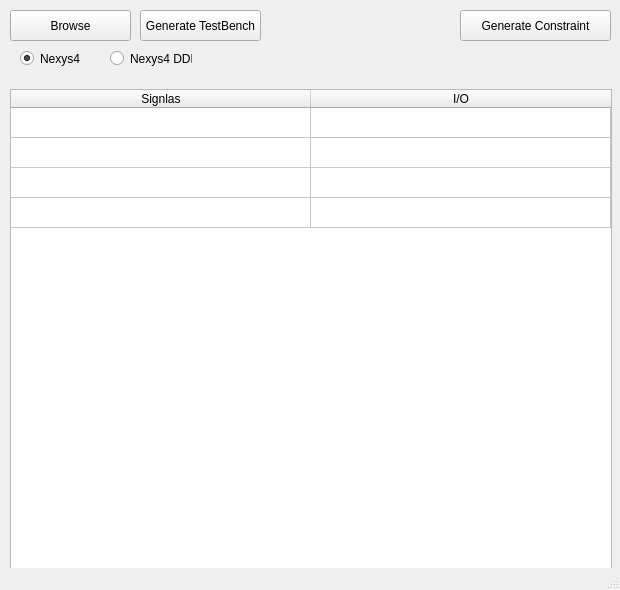
<?xml version="1.0" encoding="UTF-8"?>
<ui version="4.0">
 <class>MainWindow</class>
 <widget class="QMainWindow" name="MainWindow">
  <property name="geometry">
   <rect>
    <x>0</x>
    <y>0</y>
    <width>620</width>
    <height>590</height>
   </rect>
  </property>
  <property name="windowTitle">
   <string>TestBench and Constraint Generator</string>
  </property>
  <widget class="QWidget" name="centralwidget">
   <widget class="QPushButton" name="pushButton">
    <property name="geometry">
     <rect>
      <x>140</x>
      <y>10</y>
      <width>121</width>
      <height>31</height>
     </rect>
    </property>
    <property name="text">
     <string>Generate TestBench</string>
    </property>
   </widget>
   <widget class="QPushButton" name="pushButton_2">
    <property name="geometry">
     <rect>
      <x>10</x>
      <y>10</y>
      <width>121</width>
      <height>31</height>
     </rect>
    </property>
    <property name="text">
     <string>Browse</string>
    </property>
   </widget>
   <widget class="QTableWidget" name="tableWidget">
    <property name="geometry">
     <rect>
      <x>10</x>
      <y>89</y>
      <width>602</width>
      <height>481</height>
     </rect>
    </property>
    <property name="sizePolicy">
     <sizepolicy hsizetype="Expanding" vsizetype="Expanding">
      <horstretch>0</horstretch>
      <verstretch>0</verstretch>
     </sizepolicy>
    </property>
    <attribute name="horizontalHeaderDefaultSectionSize">
     <number>300</number>
    </attribute>
    <attribute name="verticalHeaderVisible">
     <bool>false</bool>
    </attribute>
    <row>
     <property name="text">
      <string>New Row</string>
     </property>
    </row>
    <row>
     <property name="text">
      <string>New Row</string>
     </property>
    </row>
    <row>
     <property name="text">
      <string>New Row</string>
     </property>
    </row>
    <row>
     <property name="text">
      <string>New Row</string>
     </property>
    </row>
    <column>
     <property name="text">
      <string>Signlas</string>
     </property>
    </column>
    <column>
     <property name="text">
      <string>I/O</string>
     </property>
    </column>
   </widget>
   <widget class="QPushButton" name="pushButton_3">
    <property name="geometry">
     <rect>
      <x>460</x>
      <y>10</y>
      <width>151</width>
      <height>31</height>
     </rect>
    </property>
    <property name="autoFillBackground">
     <bool>false</bool>
    </property>
    <property name="text">
     <string>Generate Constraint</string>
    </property>
   </widget>
   <widget class="QRadioButton" name="radioButton">
    <property name="geometry">
     <rect>
      <x>20</x>
      <y>50</y>
      <width>82</width>
      <height>17</height>
     </rect>
    </property>
    <property name="text">
     <string>Nexys4</string>
    </property>
    <property name="checked">
     <bool>true</bool>
    </property>
   </widget>
   <widget class="QRadioButton" name="radioButton_2">
    <property name="geometry">
     <rect>
      <x>110</x>
      <y>50</y>
      <width>82</width>
      <height>17</height>
     </rect>
    </property>
    <property name="text">
     <string>Nexys4 DDR</string>
    </property>
   </widget>
  </widget>
  <widget class="QStatusBar" name="statusbar"/>
 </widget>
 <resources/>
 <connections/>
</ui>
